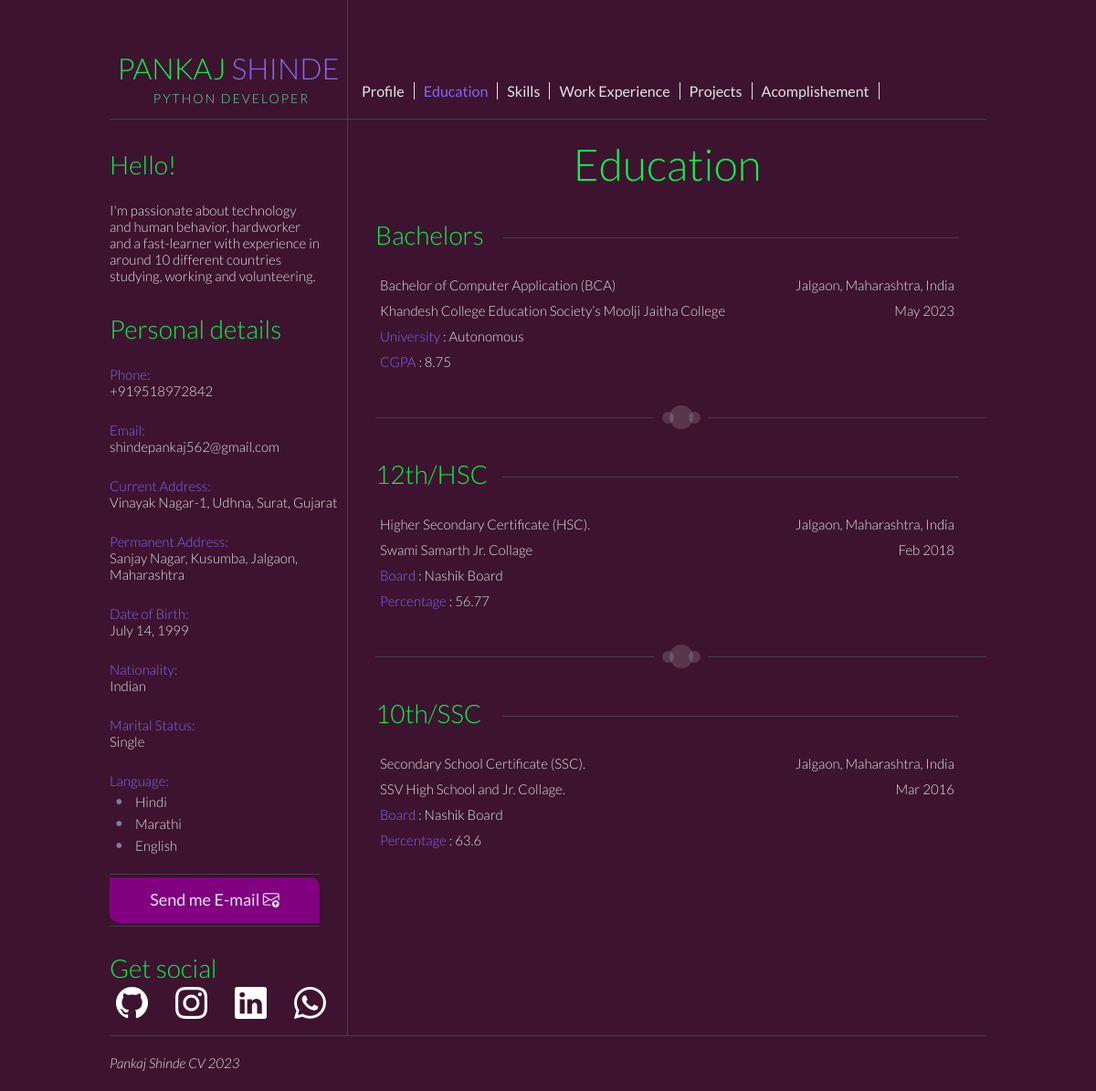
The app's page /education/ with its own data.
### CV/models.py (models this page shows, shortened)
class PersonalDetailsModel(models.Model):
    id = models.AutoField(primary_key=True)
    first_name = models.CharField(max_length=100)
    last_name = models.CharField(max_length=100)
    occupation = models.CharField(max_length=100)
    hello_content = models.TextField()
    phone = models.CharField(max_length=15)
    email= models.EmailField(max_length=254)
    current_address = models.TextField()
    permanent_address = models.TextField()
    dob = models.DateField(auto_now=False, auto_now_add=False)
    gender = models.CharField(max_length=1, choices=(
        ('M', 'Male'), ('F', 'Female'), ('T', 'Other'),))
    nationality = models.CharField(max_length=50, default='Indian')
    marital_status = models.CharField(max_length=50, choices=(
        ('Single','SINGLE'), ('Married','MARRIED'), ('Widowed','WIDOWED'),))

class Language(models.Model):
    profile = models.ForeignKey(
        'PersonalDetailsModel', on_delete=models.CASCADE, blank=False)
    language = models.CharField(max_length=50)

class EducationModel(models.Model):
    profile = models.ForeignKey(
        'PersonalDetailsModel', on_delete=models.CASCADE, blank=False)
    course = models.CharField(max_length=300)
    clg_name = models.CharField(max_length=300)
    clg_address = models.CharField(max_length=300)
    university_board = models.CharField(max_length=100)
    passing_date = models.CharField(max_length=50)
    percentage = models.FloatField(max_length=50)

### CV/views.py (the view)
# urls.py: path('education/', education, name='education'),
def education(request):
    edu=EducationModel.objects.all()
    for ed in edu:
        if ed.id == 1:
            ssc= ed
        elif ed.id == 2:
            hsc= ed
        else:
            bach = ed
    context={
            'bachelor': bach,
            'hsc': hsc,
            'ssc': ssc,
    }
    return render(request, "mainu/education.html",context)

### CV/context_processors.py (called while the page is built)
def const_data(request):
    social = SocialLink.objects.all()
    for link in social:
        if link.id == 1:
            github=link
        if link.id == 2:
            linkedin=link
        if link.id == 3:
            insta=link
        if link.id == 4:
            whatsapp=link
    return {
        'github':github,
        'linkedin':linkedin,
        'insta':insta,
        'whatsapp':whatsapp,
        'user_object' : PersonalDetailsModel.objects.all(),
        'lang' : Language.objects.all(),
    }

### templates/mainu/education.html (shortened to what this page needs)
{% extends "base/base.html" %}
{% load static %}
{% block content %}
<div id="content_container">
  <h1>Education</h1>
    <div class="edu_block">
      <div class="hrl"></div>
      <h2>Bachelors</h2>
      <div class="d-flex">
        <p>{{ bachelor.course }}</p>
        <p>{{ bachelor.clg_address }}</p>
      </div>
      <div class="d-flex">
        <p>{{ bachelor.clg_name }}</p>
        <p>{{ bachelor.passing_date }}</p>
      </div>
      <div class="d-flex">
        <p><span class="purple">University</span> : {{ bachelor.university_board }}</p>
      </div>
      <div class="d-flex">
        <p><span class="purple">CGPA</span> : {{ bachelor.percentage }}</p>
      </div>
    </div>
    <div class="horizontal_line">
      <div class="line_left"></div>
      <div class="left_circle"></div>
      <div class="central_circle"></div>
      <div class="right_circle"></div>
      <div class="line_right"></div>
    </div>
    <div class="edu_block">
      <div class="hrl"></div>
      <h2>12th/HSC</h2>
      <div class="d-flex">
        <p>{{ hsc.course }}</p>
        <p>{{ hsc.clg_address }}</p>
      </div>
      <div class="d-flex">
        <p>{{ hsc.clg_name }}</p>
        <p>{{ hsc.passing_date }}</p>
      </div>
      <div class="d-flex">
        <p><span class="purple">Board</span> : {{ hsc.university_board }}</p>
      </div>
      <div class="d-flex">
        <p><span class="purple">Percentage</span> : {{ hsc.percentage }}</p>
      </div>
    </div>
    <div class="horizontal_line">
      <div class="line_left"></div>
      <div class="left_circle"></div>
      <div class="central_circle"></div>
      <div class="right_circle"></div>
      <div class="line_right"></div>
    </div>
    <div class="last edu_block">
      <div class="hrl"></div>
      <h2>10th/SSC</h2>
      <div class="d-flex">
        <p>{{ ssc.course }}</p>
        <p>{{ ssc.clg_address }}</p>
      </div>
      <div class="d-flex">
        <p>{{ ssc.clg_name }}</p>
        <p>{{ ssc.passing_date }}</p>
      </div>
      <div class="d-flex">
        <p><span class="purple">Board</span> : {{ ssc.university_board }}</p>
      </div>
      <div class="d-flex">
        <p><span class="purple">Percentage</span> : {{ ssc.percentage }}</p>
      </div>
    </div>
</div>
{% endblock %}

### templates/base/base.html (shortened to what this page needs)
{% load static %}
<!DOCTYPE html>
<html lang="en">
  <head>
    <link rel="stylesheet" href="https://cdn.jsdelivr.net/npm/bootstrap-icons@1.11.1/font/bootstrap-icons.css">
    <link rel="stylesheet" href="/static/main.css">
  </head>
  <body>
		<div id="main_container">
        {% include "base/header.html" %}
        {% include "base/left_col.html" %}
        {% block content %}{% endblock content %}
      <div id="footer">
        {% for f in user_object %}
        <p class="footer_name">{{ f.first_name }} {{ f.last_name }} CV 2023</p>
        {% endfor %}
      </div>
		</div>
  </body>
</html>

### templates/base/header.html (shortened to what this page needs)
{% load static %}
<div id="header">
    {% for user in user_object %}
    <div class="header_logotype_container">
      <h1 class="logotype_name">{{ user.first_name }} <span class="purple">{{ user.last_name }}</span></h1>
      <h2 class="logotype_occupation">{{ user.occupation }}</h2>
    </div>
    {% endfor %}
    <div class="header_menu_container">
      <ul class="header_menu horizontal_list">
        <li><a class="{% if request.path == '/' %} purple {% endif %}" href="{% url "profile" %}">Profile</a></li>
        <li><a class="{% if request.path == '/education/' %} purple {% endif %}" href="{% url "education" %}">Education</a></li>
        <li><a class="{% if request.path == '/skills/' %} purple {% endif %}" href="{% url "skills" %}">Skills</a></li>
        <li><a class="{% if request.path == '/experience/' %} purple {% endif %}" href="{% url "experience" %}">Work Experience</a></li>
        <li><a class="{% if request.path == '/project/' %} purple {% endif %}" href="{% url "project" %}">Projects</a></li>
        <li><a class="{% if request.path == '/accomplishment/' %} purple {% endif %}" href="{% url "accomplishment" %}">Acomplishement</a></li>
      </ul>
    </div>
</div>

### templates/base/left_col.html (shortened to what this page needs)
{% load static %}
{% for user in user_object %}
  <div id="left_col">
    <div class="hello_content">
      <h2>Hello!</h2>
      <p>{{ user.hello_content}}</p>
    </div>
    <div class="contact_details_content">
      <h2>Personal details</h2>
      <p class="purple">Phone:</p>
      <p>{{ user.phone }}</p>
      <p class="purple">Email:</p>
      <p>{{ user.email }}</p>
      <p class="purple">Current Address:</p>
      <p>{{ user.current_address }}</p>
      <p class="purple">Permanent Address:</p>
      <p>{{ user.permanent_address }}</p>
      <p class="purple">Date of Birth:</p>
      <p>{{ user.dob }}</p>
      <p class="purple">Nationality:</p>
      <p>{{ user.nationality }}</p>
      <p class="purple">Marital Status:</p>
      <p>{{ user.marital_status }}</p>
      {% endfor %}
      <p class="purple">Language:</p>
      {% for l in lang %}
      <ul>
        <li>{{ l.language }}</li>
      </ul>
      {% endfor %}
    </div>
    {% for user in user_object %}
    <a href="mailto:{{ user.email }}" class="send_message_button">
      <p class="content">Send me E-mail <i class="bi bi-envelope-arrow-up"></i></p>
    </a>
    {% endfor %}
    <div class="get_social_content">
      <h2>Get social</h2>
      <ul class="social_icons horizontal_list">
        <li><a class="so_icons" href="{{ github.sorce }}"><i class="bi bi-github"></i></a></li>
        <li><a class="so_icons" href="{{ insta.sorce }}"><i class="bi bi-instagram"></i></a></li>
        <li><a class="so_icons" href="{{ linkedin.sorce }}"><i class="bi bi-linkedin"></i></a></li>
        <li><a class="so_icons" href="{{ whatsapp.sorce }}"><i class="bi bi-whatsapp"></i></a></li>
      </ul>
    </div>
  </div>

### static/main.css (style rules this page uses)
.purple { color: #8665f3; }
.d-flex { display: flex; justify-content: space-between; align-items: right; }
.d-flex p { margin: 5px; }
.horizontal_list { margin: 0; padding: 0; list-style-type: none; }
.horizontal_list li { float: left ; }
.horizontal_list li:before { content: none; }
.horizontal_list li { padding-left: 0; text-indent: 0; }
.horizontal_line { margin: 34px 0 0 30px; height: 26px; position: relative; }
.line_left, .line_right { border-top: 1px solid #434247; width: 305px; margin-top: 13px; }
.line_left { float: left; }
.line_right { float: right; }
.left_circle, .central_circle, .right_circle { background: rgb(69,68,73); background: rgba(255,255,255, 0.15); position: absolute; border-radius: 50px; }
.left_circle, .right_circle { width: 13px; height: 13px; top: 7px; }
.left_circle { left: 314px; }
.central_circle { width: 26px; height: 26px; top: 0px; left: 322px; }
.right_circle { left: 343px; }
body { background: #3d132f; margin: 0; }
span { color: #8665f3; }
h1,h2,h3, h4 { font-family: 'Lato', Helvetica, sans-serif; font-weight: 300; color: #0af14f; }
h1 { font-size: 48px; font-weight: 300; text-align: center; margin: 20px 0; }
h2 { font-size: 28px; margin: 32px 0 24px; }
blockquote, p , a, li { font-family: 'Lato', Helvetica, sans-serif; font-weight: 300; font-size: 15px; color: #e4e3e8; }
ul { list-style: none; padding:0; margin:0; }
li { padding-left: 1em; text-indent: -.7em; }
li:before { content: "• "; color: #837c9a; font-size: 20px; padding-right: 8px; }
#main_container { width: 960px; margin: 0 auto; }
#header { height: 130px; border-bottom: 1px solid #403F44; }
.header_logotype_container { width: 260px; height: 130px; border-right: 1px solid #403F44; float: left; }
.header_menu_container { height: 130px; width: 699px; float: left; }
.header_menu_container a { font-family: 'Lato', Helvetica, sans-serif; }
#left_col { width: 260px; float: left; }
#content_container { width: 699px; border-left: 1px solid #403F44; float: left; }
#footer { width: 960px; height: 60px; border-top: 1px solid #403F44; display: inline-block; }
.logotype_name { text-transform: uppercase; font-size: 32px; margin: 55px 0 0; }
.logotype_occupation { text-transform: uppercase; margin-top: 5px; color: #5ce2af; font-size: 14px; text-align: center; letter-spacing: 2px; padding-left: 7px; }
.header_menu { width: 699px; margin-top: 90px; margin-left: 5px; }
.header_menu a { text-decoration: none; padding: 0 10px; border-right: 1px solid #e4e3e8; font-size: 16px; font-weight: 400; }
.hello_content, .contact_details_content { margin-top: 25px; }
.hello_content { width: 230px; }
.contact_details_content h2 + p.purple { margin-top: 10px; }
.contact_details_content p { margin: 0; }
.contact_details_content p.purple { margin-top: 25px; }
.send_message_button, .special_button { margin-top: 25px; display: block; color: white; background: purple; width: 230px; height: 50px; position: relative; z-index: 1; border-top-right-radius: 10px; border-bottom-left-radius: 10px; }
.content { text-align: center; width: 100%; height: 40px; position: absolute; z-index: 2; font: 18px 'Lato', Arial, sans-serif; margin: 0; padding: 16px 0 0; top: -4px; bottom: 10px; border-top: 1px solid #403F44; border-bottom: 1px solid #403F44; }
.get_social_content { margin-top: 15px; }
.get_social_content h2 { margin-bottom: 8px; }
.social_icons { margin: -8px; }
.social_icons a { font-size: 35px; text-decoration: none; color: #fff; margin: 10px; padding: 0 5px; }
.footer_name { font-style: italic; margin-top: 20px; }
.edu_block { margin: 25px 30px; }
.edu_block .hrl { border-top: 1px solid #434247; float: right; margin-top: 20px; width: 500px; }
.last.edu_block { margin-bottom: 200px; }
.d-flex { display: flex; justify-content: space-between; align-items: center; }

### records on screen
PersonalDetailsModel: first_name "PANKAJ", last_name "SHINDE", occupation "PYTHON DEVELOPER", hello_content "I'm passionate about technology and human behavior, hardworker and a fast-learner with experience in around 10 different countries studying, working and volunteering.", phone "+919518972842", email "shindepankaj562@gmail.com", current_address "Vinayak Nagar-1, Udhna, Surat, Gujarat", permanent_address "Sanjay Nagar, Kusumba, Jalgaon, Maharashtra", dob "July 14, 1999", nationality "Indian", marital_status "Single", first_name "Pankaj", last_name "Shinde"
Language: language "Hindi"
Language: language "Marathi"
Language: language "English"
EducationModel: course "Bachelor of Computer Application (BCA)", clg_address "Jalgaon, Maharashtra, India", clg_name "Khandesh College Education Society’s Moolji Jaitha College", passing_date "May 2023", university_board "Autonomous", percentage "8.75"
EducationModel: course "Higher Secondary Certificate (HSC).", clg_address "Jalgaon, Maharashtra, India", clg_name "Swami Samarth Jr. Collage", passing_date "Feb 2018", university_board "Nashik Board", percentage "56.77"
EducationModel: course "Secondary School Certificate (SSC).", clg_address "Jalgaon, Maharashtra, India", clg_name "SSV High School and Jr. Collage.", passing_date "Mar 2016", university_board "Nashik Board", percentage "63.6"
